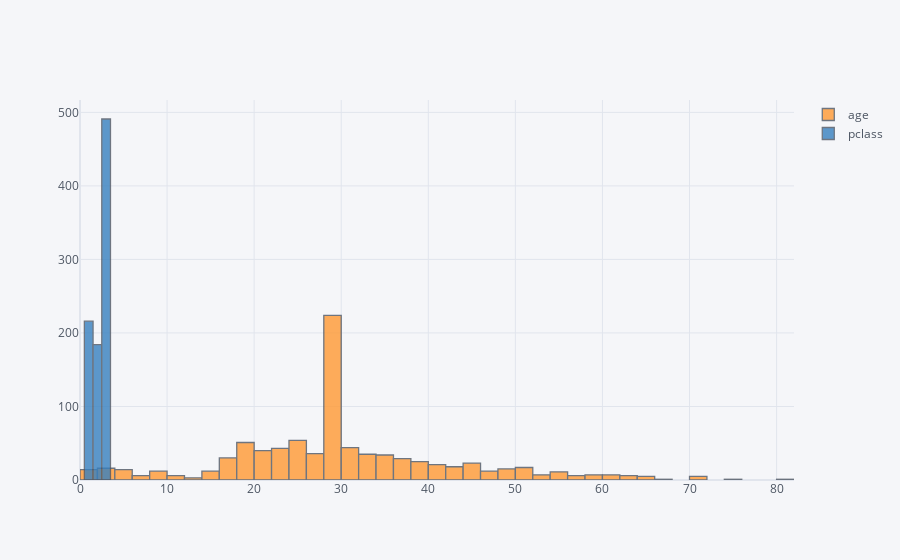

Notebook source saved alongside this figure:
### Markdown cell above
Q.나이와 클래스의 편차를 보자.

### Code cell
titanic[['age','pclass']].iplot(kind='hist',x='age',y='pclass')

### Figure 1 — Plotly figure (JSON) as saved in the notebook; plotly's stock layout.template omitted (floating-point values rounded to 4 significant figures; data arrays with more than 128 entries replaced by an {"elided": "..."} marker saying what was removed)
{"data": [{"histfunc": "count", "histnorm": "", "marker": {"color": "rgba(255, 153, 51, 1.0)", "line": {"color": "#4D5663", "width": 1.3}}, "name": "age", "opacity": 0.8, "orientation": "v", "type": "histogram", "x": {"elided": "891 float values"}}, {"histfunc": "count", "histnorm": "", "marker": {"color": "rgba(55, 128, 191, 1.0)", "line": {"color": "#4D5663", "width": 1.3}}, "name": "pclass", "opacity": 0.8, "orientation": "v", "type": "histogram", "x": {"elided": "891 int values"}}], "layout": {"barmode": "overlay", "legend": {"bgcolor": "#F5F6F9", "font": {"color": "#4D5663"}}, "paper_bgcolor": "#F5F6F9", "plot_bgcolor": "#F5F6F9", "title": {"font": {"color": "#4D5663"}}, "xaxis": {"gridcolor": "#E1E5ED", "showgrid": true, "tickfont": {"color": "#4D5663"}, "title": {"font": {"color": "#4D5663"}, "text": ""}, "zerolinecolor": "#E1E5ED"}, "yaxis": {"gridcolor": "#E1E5ED", "showgrid": true, "tickfont": {"color": "#4D5663"}, "title": {"font": {"color": "#4D5663"}, "text": ""}, "zerolinecolor": "#E1E5ED"}}}
